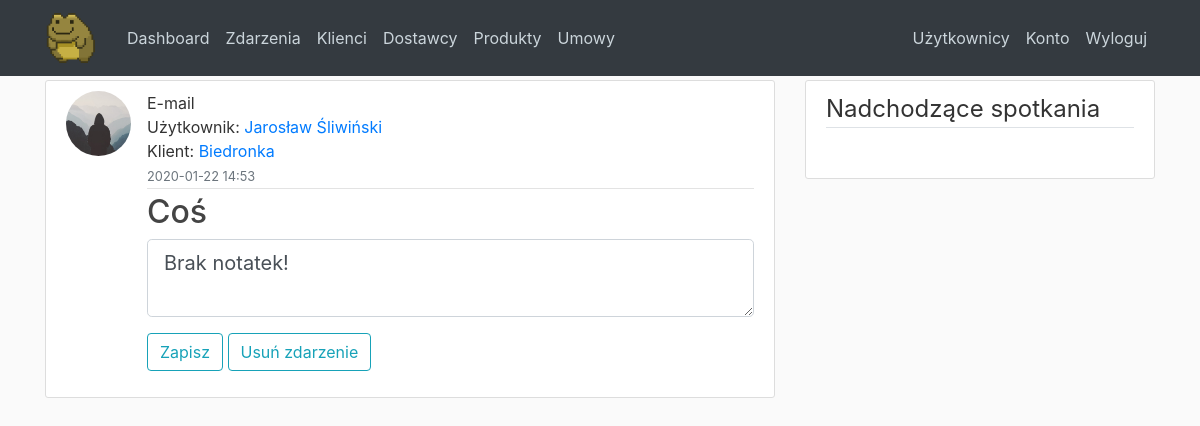
/meetings/2 (signed in), run on the app's committed database.
### CRM/models.py (models this page shows, shortened)
class User(db.Model, UserMixin):
    id = db.Column(db.Integer, primary_key=True)
    email = db.Column(db.String(120), unique=True, nullable=False)
    image_file = db.Column(db.String(20), nullable=False, default='default.jpg')
    name = db.Column(db.String(25), nullable=False)
    last_name = db.Column(db.String(45), nullable=False)
    password = db.Column(db.String(60), nullable=False)
    admin = db.Column(db.Boolean, default=False, nullable=False)
    meetings = db.relationship('Meeting', backref='who', lazy=True, cascade="all, delete-orphan")
    contracts = db.relationship('Contract', backref='user', lazy=True, cascade="all, delete-orphan")
    def full_name(self):
        return f"{self.name} {self.last_name}"

class Meeting(db.Model):
    id = db.Column(db.Integer, primary_key=True)
    date = db.Column(db.DateTime, nullable=False, default=datetime.utcnow)
    title = db.Column(db.String(100), nullable=False)
    notes = db.Column(db.Text, default = "Brak notatek!")
    user_id = db.Column(db.Integer, db.ForeignKey('user.id'), nullable=False)
    customer_id = db.Column(db.Integer,db.ForeignKey('customer.id'), nullable=False)
    typ = db.Column(db.String(100), nullable=False)

class Customer(db.Model):
    id = db.Column(db.Integer, primary_key=True)
    customer_name = db.Column(db.String(25), nullable=False)
    agent_name = db.Column(db.String(35), nullable=False)
    agent_last_name = db.Column(db.String(35), nullable=False)
    email = db.Column(db.String(140), nullable=False)
    phone = db.Column(db.String(140), nullable=False)
    address = db.Column(db.String(140), nullable=False)
    meetings = db.relationship('Meeting', backref='with_who', lazy=True, cascade="all, delete-orphan")
    contracts = db.relationship('Contract', backref='customer', lazy=True, cascade="all, delete-orphan")

### CRM/routes.py (the view)
@app.route("/meetings/<int:meeting_id>", methods=['GET', 'POST'])
def meeting(meeting_id):
    form = EditMeetingForm()
    meeting = Meeting.query.get_or_404(meeting_id)
    if form.validate_on_submit():
        meeting.notes = form.notes.data
        db.session.commit()
        flash('Zmiany zapisane!', 'success')
        return redirect(url_for('meeting', meeting_id = meeting_id, meetings=upcoming_meetings()))
    elif request.method == 'GET':
        form.notes.data = meeting.notes
    return render_template('meeting.html', meeting=meeting, form=form, meetings=upcoming_meetings())

### CRM/forms.py
class EditMeetingForm(FlaskForm):
    notes = TextAreaField('Notatki')
    submit = SubmitField('Zapisz')

### CRM/models.py (called while the page is built)
@login_manager.user_loader
def load_user(user_id):
    return User.query.get(int(user_id))

### CRM/routes.py (called while the page is built)
def upcoming_meetings():
    todays_datetime = datetime(datetime.today().year, datetime.today().month, datetime.today().day, datetime.today().hour)
    upcoming_meetings = Meeting.query.filter(and_(Meeting.date >= todays_datetime), Meeting.user_id == current_user.id ).all()
    return upcoming_meetings

### CRM/templates/meeting.html (shortened to what this page needs)
{% extends "base.html" %}
{% block content %}
<article class="media content-section">
  <img class="rounded-circle article-img"
    src="{{ url_for('static', filename='profile_pics/' + meeting.who.image_file) }}">
  <div class="media-body">
    <div class="article-metadata">
      <a class="mr-0">{{ meeting.typ}}</a><br>
      Użytkownik: <a class="mr-0" href="#">{{ meeting.who.full_name() }}</a><br>
      Klient: <a class="mr-0" href="#">{{ meeting.with_who.customer_name }}</a><br>
      <small class="text-muted">{{ meeting.date.strftime('%Y-%m-%d %H:%M') }}</small>
    </div>
    <h2 class="article-title">{{ meeting.title }}</h2>
    <form method="POST" action="">
      <div class="form-group">
        {% if form.notes.errors %}
        {{ form.notes(class="form-control form-control-lg is-invalid") }}
        <div class="invalid-feedback">
          {% for error in form.notes.errors %}
          <span>{{ error }}</span>
          {% endfor %}
        </div>
        {% else %}
        {{ form.notes(class="form-control form-control-lg") }}
        {% endif %}
      </div>
      <div class="form-group">
        {{ form.submit(class="btn btn-outline-info") }}
        <button type="button" class="btn btn-outline-info" data-toggle="modal" data-target="#deleteModal">Usuń zdarzenie</button>
      </div>
    </form>
  </div>
</article>
{% endblock content %}
{% block sidebar %}
{% include "partials/upcoming_meetings_sidebar.html" %}
{% endblock sidebar %}

### CRM/static/main.css (style rules this page uses)
body { background: #fafafa; color: #333333; margin-top: 5rem; }
h1, h2, h3, h4, h5, h6 { color: #444444; }
.content-section { background: #ffffff; padding: 10px 20px; border: 1px solid #dddddd; border-radius: 3px; margin-bottom: 20px; }
.article-title { color: #444444; }
.article-img { height: 65px; width: 65px; margin-right: 16px; }
.article-metadata { padding-bottom: 1px; margin-bottom: 4px; border-bottom: 1px solid #e3e3e3 }
textarea { width: 300px; min-height: 100%; height: 500px; }

### data on the page
User: image_file (placeholder picture), who.full_name "Jarosław Śliwiński"
Meeting: typ "E-mail", date "2020-01-22 14:53", title "Coś", notes "Brak notatek!"
Customer: with_who.customer_name "Biedronka"
